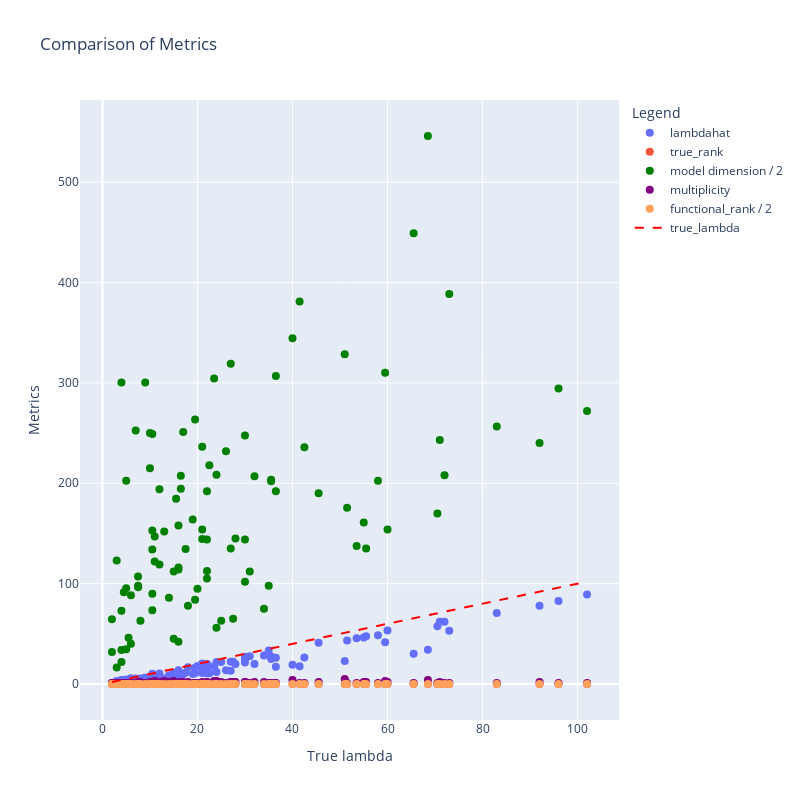

Notebook source saved alongside this figure:
### Markdown cell above
## $\lambda$ vs $\hat{\lambda}$

### Code cell
df = df_data
s = 8
fig = go.Figure()

fig.add_trace(go.Scatter(
    x=df["true_lambda"], 
    y=df["lambdahat"], 
    mode='markers', 
    marker=dict(size=s),
    name='lambdahat'
))

fig.add_trace(go.Scatter(
    x=df["true_lambda"], 
    y=df["true_rank"], 
    mode='markers', 
    marker=dict(size=s),
    name='true_rank'
))

fig.add_trace(go.Scatter(
    x=df["true_lambda"], 
    y=df["model_dim"] / 2, 
    mode='markers', 
    marker=dict(size=s, color='green'),
    name='model dimension / 2'
))


fig.add_trace(go.Scatter(
    x=df["true_lambda"], 
    y=df["true_multiplicity"], 
    mode='markers', 
    marker=dict(size=s, color='purple'),
    name='multiplicity'
))

if "lambdahat_trained" in df.columns:
    fig.add_trace(go.Scatter(
        x=df["true_lambda"], 
        y=df["lambdahat_trained"], 
        mode='markers', 
        marker=dict(size=s),
        name='lambdahat_trained'
    ))

if "functional_rank" in df.columns:
    fig.add_trace(go.Scatter(
        x=df["true_lambda"], 
        y=df["functional_rank"] / 2, 
        mode='markers', 
        marker=dict(size=s),
        name='functional_rank / 2'
    ))



# Add the y=x line
sorted_true_lambda = sorted(df["true_lambda"])
fig.add_trace(go.Scatter(
    x=sorted_true_lambda, 
    y=sorted_true_lambda, 
    mode='lines', 
    line=dict(dash='dash', color='red', width=2),
    name='true_lambda'
))



fig.update_layout(
    title="Comparison of Metrics",
    xaxis_title="True lambda",
    yaxis_title="Metrics",
    legend_title="Legend",
    width=800,
    height=800
)

### Figure 1 — Plotly figure (JSON) as saved in the notebook; plotly's stock layout.template omitted (floating-point values rounded to 4 significant figures)
{"data": [{"marker": {"size": 8}, "mode": "markers", "name": "lambdahat", "type": "scatter", "x": [28, 22, 35.5, 16, 4, 68.5, 8, 21, 70.5, 31, 7.5, 10.5, 15.0, 36.5, 12, 55, 12, 10, 16, 11.0, 10.5, 5, 19.5, 13.0, 30, 6, 7.5, 65.5, 30, 23.5, 18, 16, 71, 30, 22, 2, 19.5, 20, 102, 51, 5, 72, 27, 83, 36.5, 22, 27, 10, 17.5, 92, 21, 59.5, 22, 60, 40, 16.5, 11, 10.5, 6, 51.5, 2, 9, 10.5, 3, 10.5, 45.5, 55.5, 5.5, 25, 4, 7, 16, 7.5, 15, 26, 4, 35.5, 27.5, 73, 19, 42.5, 58, 41.5, 3, 22.5, 32, 24.0, 34, 4.5, 21, 53.5, 15.5, 16.5, 5, 96, 17, 14, 35, 24, 4], "y": [19.96, 19.64, 24.96, 12.75, 3.785, 34.12, 5.52, 20.35, 57.54, 27.6, 4.453, 10.22, 4.896, 17.07, 6.897, 46.34, 10.46, 6.354, 13.64, 4.751, 5.63, 2.99, 10.61, 5.417, 24.81, 5.051, 4.913, 30.09, 21.54, 17.6, 16.58, 10.61, 61.98, 27.05, 10.6, 0.6015, 16.13, 17.99, 89.29, 22.87, 3.671, 61.95, 22.11, 70.85, 26.09, 14.93, 13.09, 5.357, 11.22, 77.93, 10.89, 41.56, 19.97, 53.38, 19.3, 6.582, 5.232, 8.204, 5.614, 43.45, 1.102, 6.54, 8.677, 2.898, 7.253, 41.12, 47.54, 2.594, 21.87, 3.087, 5.428, 10.41, 2.853, 10.94, 13.74, 4.005, 27.32, 22.21, 52.94, 9.994, 26.38, 48.53, 17.67, 1.696, 10.77, 19.99, 11.86, 28.36, 1.522, 15.28, 45.71, 10.56, 6.753, 4.405, 82.7, 9.9, 8.808, 33.46, 21.91, 2.868]}, {"marker": {"size": 8}, "mode": "markers", "name": "true_rank", "type": "scatter", "x": [28, 22, 35.5, 16, 4, 68.5, 8, 21, 70.5, 31, 7.5, 10.5, 15.0, 36.5, 12, 55, 12, 10, 16, 11.0, 10.5, 5, 19.5, 13.0, 30, 6, 7.5, 65.5, 30, 23.5, 18, 16, 71, 30, 22, 2, 19.5, 20, 102, 51, 5, 72, 27, 83, 36.5, 22, 27, 10, 17.5, 92, 21, 59.5, 22, 60, 40, 16.5, 11, 10.5, 6, 51.5, 2, 9, 10.5, 3, 10.5, 45.5, 55.5, 5.5, 25, 4, 7, 16, 7.5, 15, 26, 4, 35.5, 27.5, 73, 19, 42.5, 58, 41.5, 3, 22.5, 32, 24.0, 34, 4.5, 21, 53.5, 15.5, 16.5, 5, 96, 17, 14, 35, 24, 4], "y": [0, 0, 0, 0, 0, 0, 0, 0, 0, 0, 0, 0, 0, 0, 0, 0, 0, 0, 0, 0, 0, 0, 0, 0, 0, 0, 0, 0, 0, 0, 0, 0, 0, 0, 0, 0, 0, 0, 0, 0, 0, 0, 0, 0, 0, 0, 0, 0, 0, 0, 0, 0, 0, 0, 0, 0, 0, 0, 0, 0, 0, 0, 0, 0, 0, 0, 0, 0, 0, 0, 0, 0, 0, 0, 0, 0, 0, 0, 0, 0, 0, 0, 0, 0, 0, 0, 0, 0, 0, 0, 0, 0, 0, 0, 0, 0, 0, 0, 0, 0]}, {"marker": {"color": "green", "size": 8}, "mode": "markers", "name": "model dimension / 2", "type": "scatter", "x": [28, 22, 35.5, 16, 4, 68.5, 8, 21, 70.5, 31, 7.5, 10.5, 15.0, 36.5, 12, 55, 12, 10, 16, 11.0, 10.5, 5, 19.5, 13.0, 30, 6, 7.5, 65.5, 30, 23.5, 18, 16, 71, 30, 22, 2, 19.5, 20, 102, 51, 5, 72, 27, 83, 36.5, 22, 27, 10, 17.5, 92, 21, 59.5, 22, 60, 40, 16.5, 11, 10.5, 6, 51.5, 2, 9, 10.5, 3, 10.5, 45.5, 55.5, 5.5, 25, 4, 7, 16, 7.5, 15, 26, 4, 35.5, 27.5, 73, 19, 42.5, 58, 41.5, 3, 22.5, 32, 24.0, 34, 4.5, 21, 53.5, 15.5, 16.5, 5, 96, 17, 14, 35, 24, 4], "y": [145, 144, 202, 42, 34, 546, 63, 154, 170, 112, 107, 90, 112, 307, 194, 161, 119, 250, 158, 122, 73.5, 34.5, 263.5, 152, 102, 40, 98, 449, 247.5, 304.5, 78, 114, 243, 144, 192, 32, 84, 95, 272, 328.5, 95.5, 208, 135, 256.5, 192, 112.5, 319, 215, 134.5, 240, 236.5, 310, 105, 154, 344.5, 207.5, 147, 153, 88.5, 175.5, 64.5, 300.5, 134, 16.5, 249, 190, 135, 46, 63, 73, 252.5, 116, 96.5, 45, 232, 22, 203.5, 65, 388.5, 164, 236, 202.5, 381, 123, 218, 207, 208.5, 75, 91.5, 144.5, 137.5, 184.5, 194.5, 202.5, 294.5, 251, 86, 98, 56, 300.5]}, {"marker": {"color": "purple", "size": 8}, "mode": "markers", "name": "multiplicity", "type": "scatter", "x": [28, 22, 35.5, 16, 4, 68.5, 8, 21, 70.5, 31, 7.5, 10.5, 15.0, 36.5, 12, 55, 12, 10, 16, 11.0, 10.5, 5, 19.5, 13.0, 30, 6, 7.5, 65.5, 30, 23.5, 18, 16, 71, 30, 22, 2, 19.5, 20, 102, 51, 5, 72, 27, 83, 36.5, 22, 27, 10, 17.5, 92, 21, 59.5, 22, 60, 40, 16.5, 11, 10.5, 6, 51.5, 2, 9, 10.5, 3, 10.5, 45.5, 55.5, 5.5, 25, 4, 7, 16, 7.5, 15, 26, 4, 35.5, 27.5, 73, 19, 42.5, 58, 41.5, 3, 22.5, 32, 24.0, 34, 4.5, 21, 53.5, 15.5, 16.5, 5, 96, 17, 14, 35, 24, 4], "y": [2, 1, 1, 1, 1, 4, 2, 1, 1, 1, 1, 1, 3, 1, 2, 2, 1, 1, 1, 3, 2, 1, 1, 3, 2, 1, 1, 1, 2, 3, 2, 1, 2, 1, 1, 1, 1, 1, 1, 5, 1, 1, 2, 1, 1, 2, 2, 2, 1, 2, 2, 3, 2, 2, 4, 2, 3, 1, 1, 1, 1, 1, 1, 1, 1, 2, 2, 1, 2, 1, 1, 1, 2, 2, 1, 1, 1, 2, 1, 1, 1, 1, 1, 1, 1, 2, 3, 2, 1, 1, 1, 1, 2, 1, 1, 2, 2, 1, 1, 1]}, {"marker": {"size": 8}, "mode": "markers", "name": "functional_rank / 2", "type": "scatter", "x": [28, 22, 35.5, 16, 4, 68.5, 8, 21, 70.5, 31, 7.5, 10.5, 15.0, 36.5, 12, 55, 12, 10, 16, 11.0, 10.5, 5, 19.5, 13.0, 30, 6, 7.5, 65.5, 30, 23.5, 18, 16, 71, 30, 22, 2, 19.5, 20, 102, 51, 5, 72, 27, 83, 36.5, 22, 27, 10, 17.5, 92, 21, 59.5, 22, 60, 40, 16.5, 11, 10.5, 6, 51.5, 2, 9, 10.5, 3, 10.5, 45.5, 55.5, 5.5, 25, 4, 7, 16, 7.5, 15, 26, 4, 35.5, 27.5, 73, 19, 42.5, 58, 41.5, 3, 22.5, 32, 24.0, 34, 4.5, 21, 53.5, 15.5, 16.5, 5, 96, 17, 14, 35, 24, 4], "y": [0, 0, 0, 0, 0, 0, 0, 0, 0, 0, 0, 0, 0, 0, 0, 0, 0, 0, 0, 0, 0, 0, 0, 0, 0, 0, 0, 0, 0, 0, 0, 0, 0, 0, 0, 0, 0, 0, 0, 0, 0, 0, 0, 0, 0, 0, 0, 0, 0, 0, 0, 0, 0, 0, 0, 0, 0, 0, 0, 0, 0, 0, 0, 0, 0, 0, 0, 0, 0, 0, 0, 0, 0, 0, 0, 0, 0, 0, 0, 0, 0, 0, 0, 0, 0, 0, 0, 0, 0, 0, 0, 0, 0, 0, 0, 0, 0, 0, 0, 0]}, {"line": {"color": "red", "dash": "dash", "width": 2}, "mode": "lines", "name": "true_lambda", "type": "scatter", "x": [2, 2, 3, 3, 4, 4, 4, 4, 4.5, 5, 5, 5, 5.5, 6, 6, 7, 7.5, 7.5, 7.5, 8, 9, 10, 10, 10.5, 10.5, 10.5, 10.5, 10.5, 11, 11.0, 12, 12, 13.0, 14, 15, 15.0, 15.5, 16, 16, 16, 16, 16.5, 16.5, 17, 17.5, 18, 19, 19.5, 19.5, 20, 21, 21, 21, 22, 22, 22, 22, 22.5, 23.5, 24, 24.0, 25, 26, 27, 27, 27.5, 28, 30, 30, 30, 31, 32, 34, 35, 35.5, 35.5, 36.5, 36.5, 40, 41.5, 42.5, 45.5, 51, 51.5, 53.5, 55, 55.5, 58, 59.5, 60, 65.5, 68.5, 70.5, 71, 72, 73, 83, 92, 96, 102], "y": [2, 2, 3, 3, 4, 4, 4, 4, 4.5, 5, 5, 5, 5.5, 6, 6, 7, 7.5, 7.5, 7.5, 8, 9, 10, 10, 10.5, 10.5, 10.5, 10.5, 10.5, 11, 11.0, 12, 12, 13.0, 14, 15, 15.0, 15.5, 16, 16, 16, 16, 16.5, 16.5, 17, 17.5, 18, 19, 19.5, 19.5, 20, 21, 21, 21, 22, 22, 22, 22, 22.5, 23.5, 24, 24.0, 25, 26, 27, 27, 27.5, 28, 30, 30, 30, 31, 32, 34, 35, 35.5, 35.5, 36.5, 36.5, 40, 41.5, 42.5, 45.5, 51, 51.5, 53.5, 55, 55.5, 58, 59.5, 60, 65.5, 68.5, 70.5, 71, 72, 73, 83, 92, 96, 102]}], "layout": {"height": 800, "legend": {"title": {"text": "Legend"}}, "title": {"text": "Comparison of Metrics"}, "width": 800, "xaxis": {"title": {"text": "True lambda"}}, "yaxis": {"title": {"text": "Metrics"}}}}
